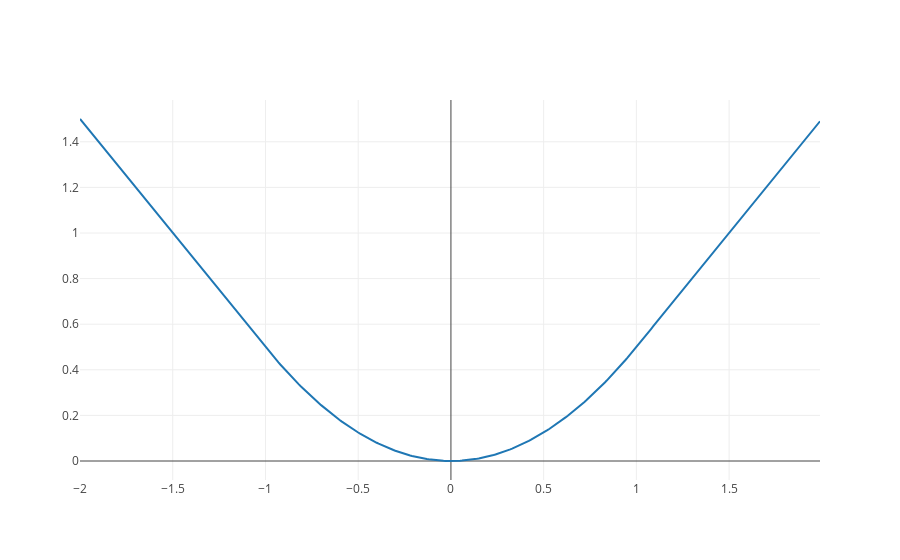

This figure's notebook cell:
### Markdown cell above
### Multi-task loss

Outputs:
* Discrete probability distribution: $p = (p_0, \dots, p_K)$ (softmax over fc layer)
* bounding-box regression offsets: $t^k = (t_x^k, t_y^k, t_w^k, t_h^k)$

Ground-truth
* $u$: class, background is 0
* $v$: bounding-box regression target

$$L(p, u, t^u, v) = L_{\text{cls}}(p, u) + \lambda [ u \ge 1 ] L_{\text{loc}}(t^u, v)$$

$$L_{\text{cls}}(p, u) = - \log p_u$$

$$L_{\text{loc}}(t^u, v) = \sum_{i \in \{ x, y, w, h \}} \text{smooth}_{L_1}(t_i^u - v_i)$$

$$\text{smooth}_{L_1}(x) = \left \{ \begin{array}{ll}
0.5 x^2 & \text{if}~|x| < 1 \\
|x| - 0.5 & \text{otherwise}
\end{array} \right .$$

less sensitive to outliers

Normalize the ground-truth regression targets $v_i$ to have zero mean and unit variance. All experments use $\lambda=1$.

### Code cell
import numpy as np
from plotly.offline import init_notebook_mode, iplot
from plotly.graph_objs import Scatter

x = np.arange(-2, 2, 0.01)
y = 0.5 * x ** 2 * (np.abs(x) < 1) + (np.abs(x) - 0.5) * (np.abs(x) >= 1)

init_notebook_mode(connected=True)
iplot({'data': [Scatter(x=x, y=y)]})

### Figure 1 — Plotly figure (JSON) as saved in the notebook; plotly's stock layout.template omitted (floating-point values rounded to 4 significant figures; data arrays with more than 128 entries replaced by an {"elided": "..."} marker saying what was removed)
{"data": [{"type": "scatter", "x": {"elided": "400 float values"}, "y": {"elided": "400 float values"}}], "layout": {}}
